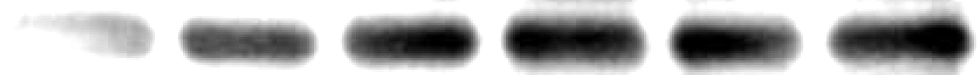
#> input picture goalImg/white4.jpg, 1960 x 150 px (shown at 1/2 size)
$ python main.py   (older library calls are emulated)
#> lines starting #> are read from the running program, lines starting #| are printed output that depends on the picture; after the words box and inside, x2 and y2 are one past the last pixel; in counts of white or black regions, pixels touching at a corner belong together
import cv2
import matplotlib.pyplot as plt
import numpy as np
from PIL import Image
from sklearn import svm


from sklearn.cluster import KMeans

#阈值分割
# [19 lines left out: function thresholdSegment, not called in this run]

#边界分割（边缘检测）
def edgeSegmentation(filename):
    # 读取图片
#> called with filename = 'goalImg/white4.jpg'
    img = cv2.imread(filename)
#> img is the input picture: shape (150, 1960, 3); min 0, max 255, mean 179.4
    # 灰度化
    gray = cv2.cvtColor(img, cv2.COLOR_BGR2GRAY)
    # 高斯模糊处理:去噪(效果最好)
    blur = cv2.GaussianBlur(gray, (9, 9), 0)
    # Sobel计算XY方向梯度
    gradX = cv2.Sobel(gray, ddepth=cv2.CV_32F, dx=1, dy=0)
    gradY = cv2.Sobel(gray, ddepth=cv2.CV_32F, dx=0, dy=1)
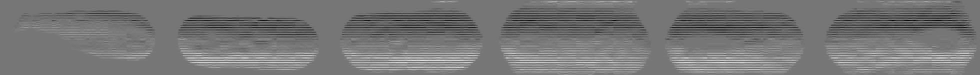
#> gradY: shape (150, 1960) float32 (shown at 1/2 size); min -162, max 186, mean 0.1; drawn with min black and max white
    # 计算梯度差
    gradient = cv2.subtract(gradX, gradY)
    # 绝对值
    gradient = cv2.convertScaleAbs(gradient)
    # 高斯模糊处理:去噪(效果最好)
    blured = cv2.GaussianBlur(gradient, (9, 9), 0)
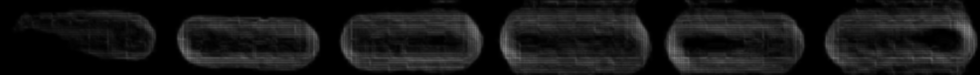
#> blured: shape (150, 1960) (shown at 1/2 size); min 0, max 132, mean 22.4
    # 二值化
    _, dst = cv2.threshold(blur, 180, 255, cv2.THRESH_BINARY_INV)
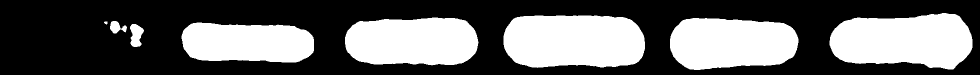
#> dst: shape (150, 1960) (shown at 1/2 size); 39.2% white; 8 white regions, largest, box (x1, y1, x2, y2) and area: (1007, 31, 1290, 136) 26379, (1659, 26, 1945, 139) 25245, (1340, 36, 1597, 140) 22216
    # 滑动窗口
    kernel = cv2.getStructuringElement(cv2.MORPH_ELLIPSE, (107, 76))
    # 形态学处理:形态闭处理(腐蚀)
    closed = cv2.morphologyEx(dst, cv2.MORPH_CLOSE, kernel)
#> closed: shape (150, 1960); 55.3% white; 7 black regions, largest, box (x1, y1, x2, y2) and area: (0, 0, 1063, 150) 86180, (1219, 0, 1744, 71) 24021, (585, 99, 732, 150) 5602
    # 腐蚀与膨胀迭代
    closed = cv2.erode(closed, None, iterations=4)
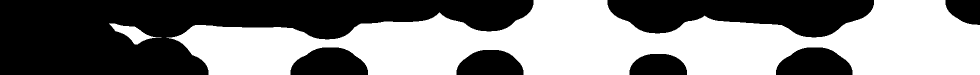
#> closed: shape (150, 1960) (shown at 1/2 size); 51% white; 7 black regions, largest, box (x1, y1, x2, y2) and area: (0, 0, 1067, 150) 91920, (1215, 0, 1748, 75) 27018, (581, 95, 736, 150) 6630
    closed = cv2.dilate(closed, None, iterations=4)
#> closed: shape (150, 1960); 55.3% white; 7 black regions

    # 获取轮廓
    img1, cnts, _ = cv2.findContours(
        dst.copy(), cv2.RETR_LIST, cv2.CHAIN_APPROX_SIMPLE)
#> cnts = 8 contours; box (x1, y1, x2, y2) and area: (1007, 31, 1290, 136) 26050, (1659, 26, 1945, 139) 24920, (1340, 36, 1597, 140) 21920, (690, 35, 957, 131) 21748, (363, 45, 628, 125) 17746, (260, 48, 288, 94) 840, (220, 42, 254, 67) 451, (208, 43, 215, 49) 24
    c = sorted(cnts, key=cv2.contourArea, reverse=True)[0]
#> c = contour of 213 points, box (x1, y1, x2, y2) (1007, 31, 1290, 136), area 26050
    rect = cv2.minAreaRect(c)
#> rect = ((1148, 83), (104, 282), -90)
    box = np.int0(cv2.boxPoints(rect))
#> box = [[1289, 135], [1007, 135], [1007, 31], [1289, 31]]
    draw_img = cv2.drawContours(img.copy(), cnts, -1, (0, 255, 0), 3)
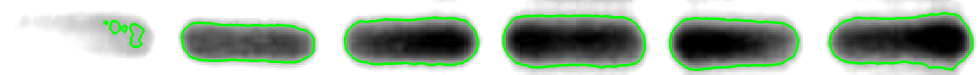
#> draw_img: shape (150, 1960, 3) (shown at 1/2 size); mean B, G, R 169.4, 183.7, 169.4
    #cv2.imshow("Box", draw_img)
    #cv2.imwrite('./test/monkey.png', draw_img)
    images = [blured, dst, closed, draw_img]
    imgaesTitle = ['blured', 'dst', 'closed', 'draw_img']
    plt.figure()
    for i in range(4):
        plt.subplot(2, 2, i+1)
        plt.imshow(images[i], 'gray')
        plt.title(imgaesTitle[i])
        #cv2.imwrite(imgaesTitle[i]+'.jpg', images[i])

    for i in range(0, len(cnts)):
        x, y, w, h = cv2.boundingRect(cnts[i])
        print(i, len(cnts[i]))
        if len(cnts[i]) < 80: continue
        cv2.rectangle(img, (x, y), (x + w, y + h), (255, 0, 0), 10)
        newimage = img[y:y + h, x:x + w]
        cv2.imwrite('out/' + str(i) + ".jpg", newimage)
#> this loop made 8 passes
#> (x, y, w, h) on passes 1 to 8: (260, 48, 28, 46), (363, 45, 265, 80), (208, 43, 7, 6), (220, 42, 34, 25), (1340, 36, 257, 104), (690, 35, 267, 96), (1007, 31, 283, 105), (1659, 26, 286, 113)
#| 0 62
#| 1 158
#| 2 9
#| 3 48
#| 4 205
#| 5 200
#| 6 213
#| 7 218
#> pass 2, in edgeSegmentation, `newimage = img[y:y + h, x:x + w]`:
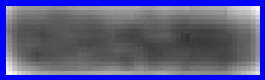
#> newimage: shape (80, 265, 3); mean B, G, R 133.8, 89.7, 89.7
#> after the loop:
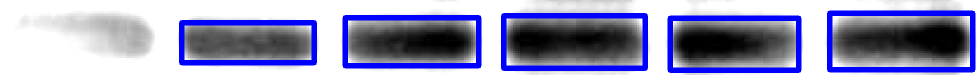
#> img: shape (150, 1960, 3) (shown at 1/2 size); mean B, G, R 185.1, 149.9, 149.9

    plt.show()
    cv2.waitKey(0)

#区域分割（区域生成）
# [112 lines left out: functions regionSegmentation, svmSegment, watershedSegment, kmeansSegment, not called in this run]

if __name__ == '__main__':
    # 阈值分割
    # thresholdSegment('goalImg/goalImg1.jpg')

    # 边界分割（边缘检测）
    edgeSegmentation('goalImg/white4.jpg')

    # 区域分割（区域生成）
    # regionSegmentation('goalImg/goalImg1.jpg')

    # SVM分割（支持向量机）
    # svmSegment('goalImg/white1.jpg')

    # 分水岭分割
    # watershedSegment('goalImg/white1.jpg')

    # Kmeans分割
    # kmeansSegment('goalImg/white1.jpg',2)

$ run again, with goalImg/white1.jpg copied over goalImg/white4.jpg
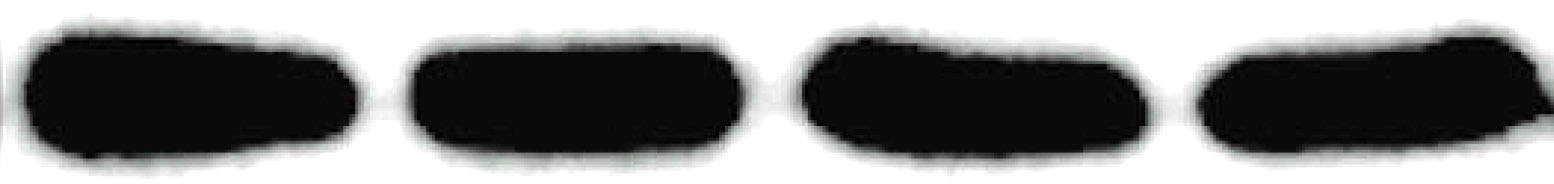
#> input picture goalImg/white1.jpg, 1554 x 184 px
#> in edgeSegmentation, img is the input picture: shape (184, 1554, 3); mean B, G, R 132.5, 132.6, 132.3
#> in edgeSegmentation, `_, dst = cv2.threshold(blur, 180, 255, cv2.THRESH_BINARY_INV)`:
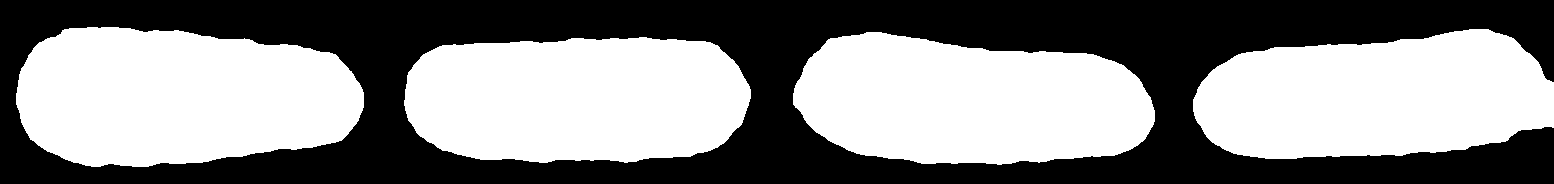
#> dst: shape (184, 1554); 52.9% white; 1 black region, box (x1, y1, x2, y2) and area: (0, 0, 1554, 184) 134631
#> cnts = 4 contours; box (x1, y1, x2, y2) and area: (16, 27, 364, 167) 38954, (793, 32, 1155, 165) 37135, (404, 37, 751, 163) 37125, (1193, 29, 1554, 159) 36498
#> c = contour of 302 points, box (x1, y1, x2, y2) (16, 27, 364, 167), area 38954
#> rect = ((189.5, 96.5), (139, 347), -90)
#> box = [[363, 166], [16, 166], [16, 27], [363, 27]]
#> the loop in edgeSegmentation, `for i in range(0, len(cnts)):` made 4 passes
#> (x, y, w, h) on passes 1 to 4: (404, 37, 347, 126), (793, 32, 362, 133), (1193, 29, 361, 130), (16, 27, 348, 140)
#> (printed output is left out)
#> after the loop in edgeSegmentation, `for i in range(0, len(cnts)):`:
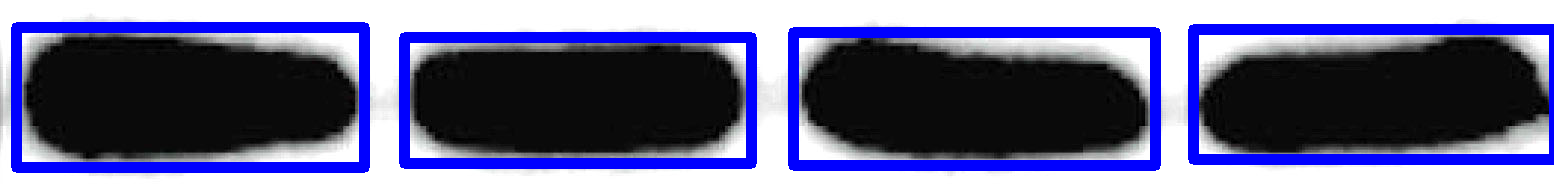
#> img: shape (184, 1554, 3); mean B, G, R 136.5, 99.2, 99.1

$ run again, with goalImg/white2.jpg copied over goalImg/white4.jpg
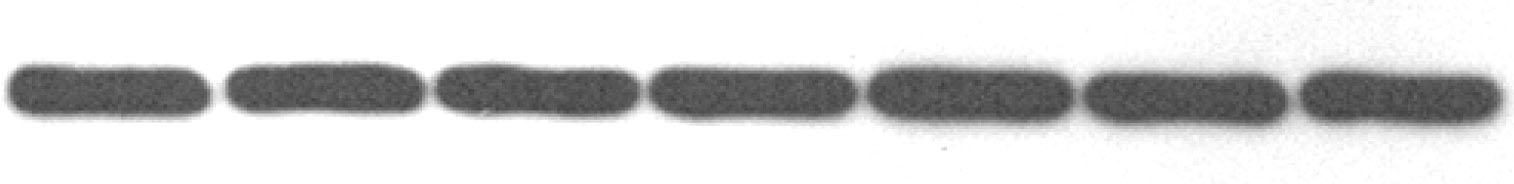
#> input picture goalImg/white2.jpg, 1514 x 184 px
#> in edgeSegmentation, img is the input picture: shape (184, 1514, 3); min 52, max 255, mean 211.5
#> in edgeSegmentation, `_, dst = cv2.threshold(blur, 180, 255, cv2.THRESH_BINARY_INV)`:
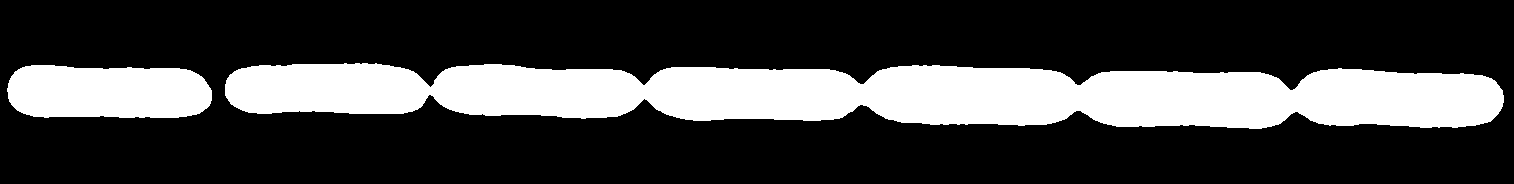
#> dst: shape (184, 1514); 25.8% white; 2 white regions, box (x1, y1, x2, y2) and area: (225, 63, 1504, 129) 62293, (7, 65, 212, 118) 9586
#> cnts = 2 contours; box (x1, y1, x2, y2) and area: (225, 63, 1504, 129) 60988, (7, 65, 212, 118) 9362
#> c = contour of 676 points, box (x1, y1, x2, y2) (225, 63, 1504, 129), area 60988
#> rect = ((864, 94.78), (60.68, 1278.1), -89.57)
#> box = [[1502, 129], [224, 120], [225, 59], [1503, 69]]
#> the loop in edgeSegmentation, `for i in range(0, len(cnts)):` made 2 passes
#> (x, y, w, h) on passes 1 to 2: (7, 65, 205, 53), (225, 63, 1279, 66)
#> (printed output is left out)
#> after the loop in edgeSegmentation, `for i in range(0, len(cnts)):`:
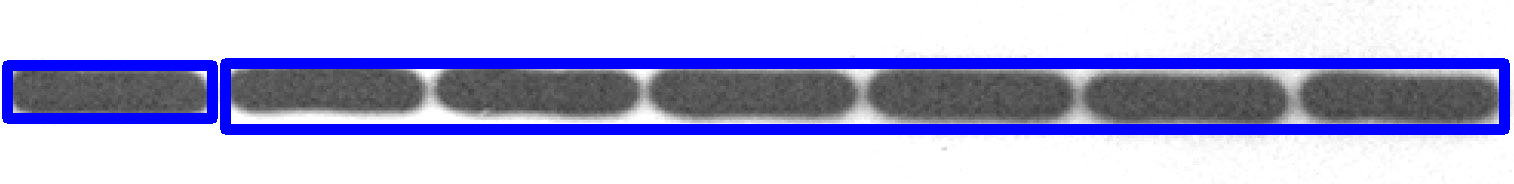
#> img: shape (184, 1514, 3); mean B, G, R 215, 182.8, 182.8
